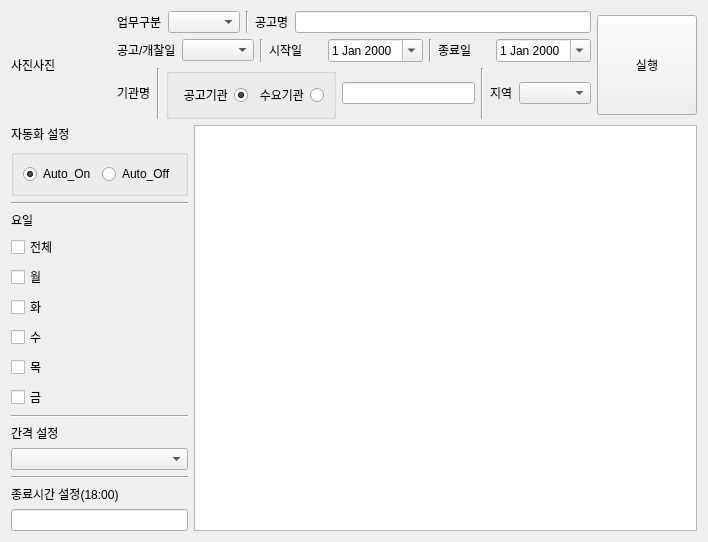
<?xml version="1.0" encoding="UTF-8"?>
<ui version="4.0">
 <class>Form</class>
 <widget class="QWidget" name="Form">
  <property name="geometry">
   <rect>
    <x>0</x>
    <y>0</y>
    <width>708</width>
    <height>510</height>
   </rect>
  </property>
  <property name="windowTitle">
   <string>Form</string>
  </property>
  <layout class="QGridLayout" name="gridLayout">
   <item row="0" column="0">
    <layout class="QGridLayout" name="wrapAll">
     <item row="0" column="0">
      <layout class="QGridLayout" name="wrapTop">
       <item row="0" column="0" rowspan="3">
        <widget class="QLabel" name="label_pic1">
         <property name="sizePolicy">
          <sizepolicy hsizetype="Preferred" vsizetype="Fixed">
           <horstretch>0</horstretch>
           <verstretch>0</verstretch>
          </sizepolicy>
         </property>
         <property name="minimumSize">
          <size>
           <width>100</width>
           <height>100</height>
          </size>
         </property>
         <property name="text">
          <string>사진사진</string>
         </property>
        </widget>
       </item>
       <item row="0" column="1">
        <layout class="QHBoxLayout" name="wrapTop_top">
         <item>
          <widget class="QLabel" name="label_workGubun">
           <property name="sizePolicy">
            <sizepolicy hsizetype="Preferred" vsizetype="Fixed">
             <horstretch>0</horstretch>
             <verstretch>0</verstretch>
            </sizepolicy>
           </property>
           <property name="text">
            <string>업무구분</string>
           </property>
          </widget>
         </item>
         <item>
          <widget class="QComboBox" name="comboBox_workGubun"/>
         </item>
         <item>
          <widget class="Line" name="line_8">
           <property name="orientation">
            <enum>Qt::Vertical</enum>
           </property>
          </widget>
         </item>
         <item>
          <widget class="QLabel" name="label_announceName">
           <property name="sizePolicy">
            <sizepolicy hsizetype="Preferred" vsizetype="Fixed">
             <horstretch>0</horstretch>
             <verstretch>0</verstretch>
            </sizepolicy>
           </property>
           <property name="text">
            <string>공고명</string>
           </property>
          </widget>
         </item>
         <item>
          <widget class="QLineEdit" name="lineEdit_announceTextInput">
           <property name="text">
            <string/>
           </property>
          </widget>
         </item>
        </layout>
       </item>
       <item row="0" column="2" rowspan="3">
        <widget class="QPushButton" name="pushButton_run">
         <property name="sizePolicy">
          <sizepolicy hsizetype="Minimum" vsizetype="Fixed">
           <horstretch>0</horstretch>
           <verstretch>0</verstretch>
          </sizepolicy>
         </property>
         <property name="minimumSize">
          <size>
           <width>100</width>
           <height>100</height>
          </size>
         </property>
         <property name="text">
          <string>실행</string>
         </property>
        </widget>
       </item>
       <item row="1" column="1">
        <layout class="QHBoxLayout" name="wrapTop_mid">
         <item>
          <widget class="QLabel" name="label_announceDateGubun">
           <property name="sizePolicy">
            <sizepolicy hsizetype="Preferred" vsizetype="Fixed">
             <horstretch>0</horstretch>
             <verstretch>0</verstretch>
            </sizepolicy>
           </property>
           <property name="text">
            <string>공고/개찰일</string>
           </property>
          </widget>
         </item>
         <item>
          <widget class="QComboBox" name="comboBox_announceDateGubun">
           <property name="sizePolicy">
            <sizepolicy hsizetype="Preferred" vsizetype="Fixed">
             <horstretch>0</horstretch>
             <verstretch>0</verstretch>
            </sizepolicy>
           </property>
           <property name="toolTipDuration">
            <number>0</number>
           </property>
           <property name="editable">
            <bool>false</bool>
           </property>
           <property name="sizeAdjustPolicy">
            <enum>QComboBox::AdjustToContentsOnFirstShow</enum>
           </property>
           <property name="frame">
            <bool>true</bool>
           </property>
          </widget>
         </item>
         <item>
          <widget class="Line" name="line_6">
           <property name="orientation">
            <enum>Qt::Vertical</enum>
           </property>
          </widget>
         </item>
         <item>
          <widget class="QLabel" name="label_dateStart">
           <property name="sizePolicy">
            <sizepolicy hsizetype="MinimumExpanding" vsizetype="Fixed">
             <horstretch>0</horstretch>
             <verstretch>0</verstretch>
            </sizepolicy>
           </property>
           <property name="text">
            <string>시작일</string>
           </property>
          </widget>
         </item>
         <item>
          <widget class="QDateEdit" name="dateEdit_dateStart">
           <property name="sizePolicy">
            <sizepolicy hsizetype="Preferred" vsizetype="Fixed">
             <horstretch>0</horstretch>
             <verstretch>0</verstretch>
            </sizepolicy>
           </property>
           <property name="calendarPopup">
            <bool>true</bool>
           </property>
          </widget>
         </item>
         <item>
          <widget class="Line" name="line_7">
           <property name="orientation">
            <enum>Qt::Vertical</enum>
           </property>
          </widget>
         </item>
         <item>
          <widget class="QLabel" name="label_dateEnd">
           <property name="sizePolicy">
            <sizepolicy hsizetype="MinimumExpanding" vsizetype="Fixed">
             <horstretch>0</horstretch>
             <verstretch>0</verstretch>
            </sizepolicy>
           </property>
           <property name="text">
            <string>종료일</string>
           </property>
           <property name="alignment">
            <set>Qt::AlignLeading|Qt::AlignLeft|Qt::AlignVCenter</set>
           </property>
          </widget>
         </item>
         <item>
          <widget class="QDateEdit" name="dateEdit_dateEnd">
           <property name="sizePolicy">
            <sizepolicy hsizetype="Preferred" vsizetype="Fixed">
             <horstretch>0</horstretch>
             <verstretch>0</verstretch>
            </sizepolicy>
           </property>
           <property name="calendarPopup">
            <bool>true</bool>
           </property>
          </widget>
         </item>
        </layout>
       </item>
       <item row="2" column="1">
        <layout class="QHBoxLayout" name="wrapTop_bottom">
         <item>
          <widget class="QLabel" name="label_organizationName">
           <property name="sizePolicy">
            <sizepolicy hsizetype="Preferred" vsizetype="Fixed">
             <horstretch>0</horstretch>
             <verstretch>0</verstretch>
            </sizepolicy>
           </property>
           <property name="text">
            <string>기관명</string>
           </property>
          </widget>
         </item>
         <item>
          <widget class="Line" name="line_4">
           <property name="orientation">
            <enum>Qt::Vertical</enum>
           </property>
          </widget>
         </item>
         <item>
          <widget class="QGroupBox" name="groupBox_orgRadio">
           <layout class="QHBoxLayout" name="horizontalLayout">
            <item>
             <widget class="QRadioButton" name="radioButton_gongoOrganization">
              <property name="layoutDirection">
               <enum>Qt::RightToLeft</enum>
              </property>
              <property name="autoFillBackground">
               <bool>false</bool>
              </property>
              <property name="text">
               <string>공고기관</string>
              </property>
              <property name="checked">
               <bool>true</bool>
              </property>
             </widget>
            </item>
            <item>
             <widget class="QRadioButton" name="radioButton_suyoOrganization">
              <property name="layoutDirection">
               <enum>Qt::RightToLeft</enum>
              </property>
              <property name="text">
               <string>수요기관</string>
              </property>
             </widget>
            </item>
           </layout>
          </widget>
         </item>
         <item>
          <widget class="QLineEdit" name="lineEdit_instNm">
           <property name="sizePolicy">
            <sizepolicy hsizetype="MinimumExpanding" vsizetype="Fixed">
             <horstretch>0</horstretch>
             <verstretch>0</verstretch>
            </sizepolicy>
           </property>
          </widget>
         </item>
         <item>
          <widget class="Line" name="line_5">
           <property name="orientation">
            <enum>Qt::Vertical</enum>
           </property>
          </widget>
         </item>
         <item>
          <widget class="QLabel" name="label_areaGubun">
           <property name="sizePolicy">
            <sizepolicy hsizetype="Preferred" vsizetype="Fixed">
             <horstretch>0</horstretch>
             <verstretch>0</verstretch>
            </sizepolicy>
           </property>
           <property name="text">
            <string>지역</string>
           </property>
          </widget>
         </item>
         <item>
          <widget class="QComboBox" name="comboBox_areaGubun"/>
         </item>
        </layout>
       </item>
      </layout>
     </item>
     <item row="1" column="0">
      <layout class="QGridLayout" name="wrapBottom">
       <item row="0" column="0" colspan="2">
        <widget class="QLabel" name="label_autoSetting">
         <property name="text">
          <string>자동화 설정</string>
         </property>
        </widget>
       </item>
       <item row="9" column="0" colspan="2">
        <widget class="QCheckBox" name="checkBox_fri">
         <property name="text">
          <string>금</string>
         </property>
        </widget>
       </item>
       <item row="7" column="0" colspan="2">
        <widget class="QCheckBox" name="checkBox_wed">
         <property name="text">
          <string>수</string>
         </property>
        </widget>
       </item>
       <item row="2" column="0" colspan="2">
        <widget class="Line" name="line_3">
         <property name="orientation">
          <enum>Qt::Horizontal</enum>
         </property>
        </widget>
       </item>
       <item row="5" column="0" colspan="2">
        <widget class="QCheckBox" name="checkBox_mon">
         <property name="text">
          <string>월</string>
         </property>
        </widget>
       </item>
       <item row="3" column="0" colspan="2">
        <widget class="QLabel" name="label_day">
         <property name="text">
          <string>요일</string>
         </property>
        </widget>
       </item>
       <item row="11" column="0" colspan="2">
        <widget class="QLabel" name="label_autoInterval">
         <property name="text">
          <string>간격 설정</string>
         </property>
        </widget>
       </item>
       <item row="10" column="0" colspan="2">
        <widget class="Line" name="line">
         <property name="orientation">
          <enum>Qt::Horizontal</enum>
         </property>
        </widget>
       </item>
       <item row="4" column="0" colspan="2">
        <widget class="QCheckBox" name="checkBox_all">
         <property name="text">
          <string>전체</string>
         </property>
        </widget>
       </item>
       <item row="14" column="0" colspan="2">
        <widget class="QLabel" name="label_autoEndTime">
         <property name="text">
          <string>종료시간 설정(18:00)</string>
         </property>
        </widget>
       </item>
       <item row="0" column="2" rowspan="16">
        <widget class="QTextEdit" name="textEdit_log"/>
       </item>
       <item row="12" column="0" colspan="2">
        <widget class="QComboBox" name="comboBox_autoInterval"/>
       </item>
       <item row="13" column="0" colspan="2">
        <widget class="Line" name="line_2">
         <property name="orientation">
          <enum>Qt::Horizontal</enum>
         </property>
        </widget>
       </item>
       <item row="8" column="0" colspan="2">
        <widget class="QCheckBox" name="checkBox_thu">
         <property name="text">
          <string>목</string>
         </property>
        </widget>
       </item>
       <item row="6" column="0" colspan="2">
        <widget class="QCheckBox" name="checkBox_tue">
         <property name="text">
          <string>화</string>
         </property>
        </widget>
       </item>
       <item row="15" column="0" colspan="2">
        <widget class="QLineEdit" name="lineEdit_autoEndTime"/>
       </item>
       <item row="1" column="0" colspan="2">
        <widget class="QGroupBox" name="groupBox_autoRadioGroup">
         <layout class="QHBoxLayout" name="horizontalLayout_2">
          <item>
           <widget class="QRadioButton" name="radioButton_autoOn">
            <property name="text">
             <string>Auto_On</string>
            </property>
            <property name="checked">
             <bool>true</bool>
            </property>
           </widget>
          </item>
          <item>
           <widget class="QRadioButton" name="radioButton_autoOff">
            <property name="text">
             <string>Auto_Off</string>
            </property>
           </widget>
          </item>
         </layout>
        </widget>
       </item>
      </layout>
     </item>
    </layout>
   </item>
  </layout>
 </widget>
 <resources/>
 <connections/>
</ui>
